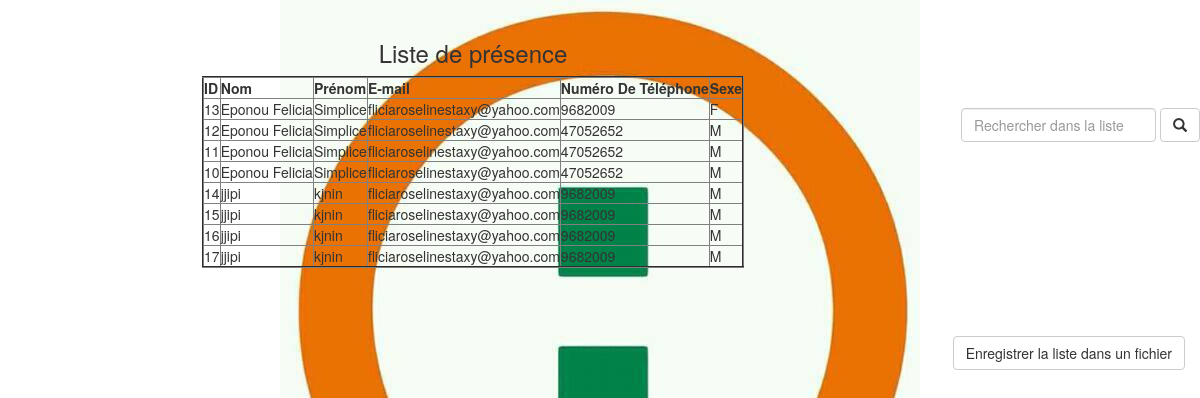
The app's page /affichage.php with its own data.
### tables this page shows
CREATE TABLE IF NOT EXISTS `simplonien` (
  `id` int(4) NOT NULL AUTO_INCREMENT,
  `nom` varchar(20) NOT NULL,
  `prenom` varchar(20) NOT NULL,
  `email` varchar(50) NOT NULL,
  `numTel` int(8) NOT NULL,
  `sexe` text NOT NULL,
  PRIMARY KEY (`id`)
);

### affichage.php (the view, shortened to what this page needs)
<!DOCTYPE html>
<html>
  <head>
    <link rel="stylesheet" type="text/css" href="css/bootstrap.min.css">
  </head>
  <body>
    <form action="search.php" method="post" class="navbar-form navbar-right" style="padding-top : 100px;">
        <div class="form-group">
          <input name="search_input" type="text" class="form-control" placeholder="Rechercher dans la liste">
        </div>
        <button type="submit" class="btn btn-default"><span class="glyphicon glyphicon-search"</span></button>
      </form>
    <?php
    include('connect2db.php');
    $sql1 ="SELECT * FROM simplonien";
    $result = $conn->query($sql1);
  if ($result->num_rows > 0) {
    echo "<center>";
    echo "<br>";
    echo "<h3 text-align=\"center\">Liste de présence</h3>";
      echo "<table border=\"2\" cellspacing=\"0\" cellspadding=\"0\" text-align=\"center\"><tr><th>ID</th><th>Nom</th><th>Prénom</th><th>E-mail</th><th>Numéro De Téléphone</th><th>Sexe</th></tr>";
      while($row = $result->fetch_assoc()) {
          echo "<tr><td>".$row["id"]."</td><td>".$row["nom"]."</td><td>".$row["prenom"]."</td><td>".$row["email"]."</td><td>".$row["numTel"]."</td><td>".$row["sexe"]."</td></tr>";
      }
      echo "</table>";
      echo "</center>";
  } else {
      echo "0 results";
  }
  ?>
<br><br><br>
<form class="navbar-form navbar-right" method="post">
  <input class="btn btn-default" type="submit" name="save" value="Enregistrer la liste dans un fichier">
</form>
  </body>
</html>

### affichage.php (style rules this page uses)
body { background-image: url("Logo Simplon.jpg"); background-repeat: no-repeat; background-position: top; }

### records on screen
simplonien: id "13", nom "Eponou Felicia", prenom "Simplice", email "fliciaroselinestaxy@yahoo.com", numTel "9682009", sexe "F"
simplonien: id "12", nom "Eponou Felicia", prenom "Simplice", email "fliciaroselinestaxy@yahoo.com", numTel "47052652", sexe "M"
simplonien: id "11", nom "Eponou Felicia", prenom "Simplice", email "fliciaroselinestaxy@yahoo.com", numTel "47052652", sexe "M"
simplonien: id "10", nom "Eponou Felicia", prenom "Simplice", email "fliciaroselinestaxy@yahoo.com", numTel "47052652", sexe "M"
simplonien: id "14", nom "jjipi", prenom "kjnin", email "fliciaroselinestaxy@yahoo.com", numTel "9682009", sexe "M"
simplonien: id "15", nom "jjipi", prenom "kjnin", email "fliciaroselinestaxy@yahoo.com", numTel "9682009", sexe "M"
simplonien: id "16", nom "jjipi", prenom "kjnin", email "fliciaroselinestaxy@yahoo.com", numTel "9682009", sexe "M"
simplonien: id "17", nom "jjipi", prenom "kjnin", email "fliciaroselinestaxy@yahoo.com", numTel "9682009", sexe "M"
